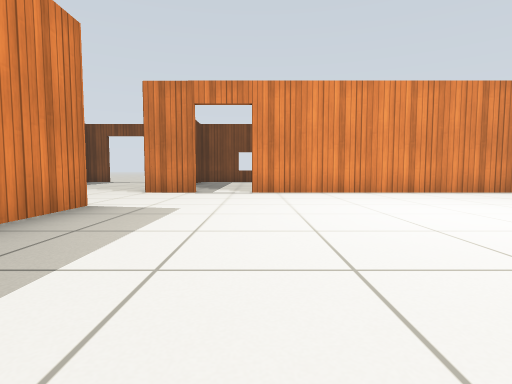
view 1 (above)

23 first-person views from a walk through a world built for the Gazebo simulator. The camera is 0.5 m above the floor, tilts 4° down and sees 80° across. The floor is counted in squares, 1 m on a side. Each view is taken from the middle of a square. On the plan, view 1 faces up. The plan holds only what a view shows up to about 9 squares ahead; the rest is blank. Gazebo's built-in surfaces are drawn with simple patterns.

view 2
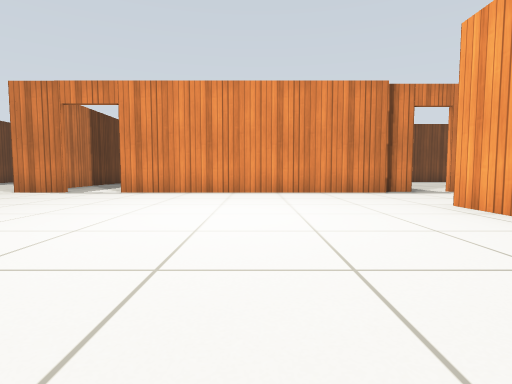

view 3
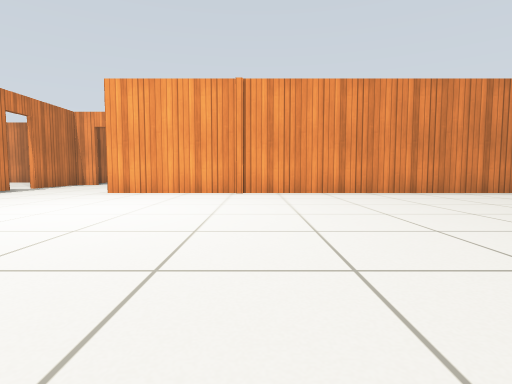

view 4
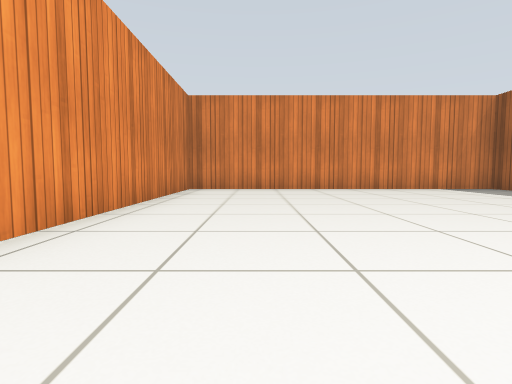

view 5
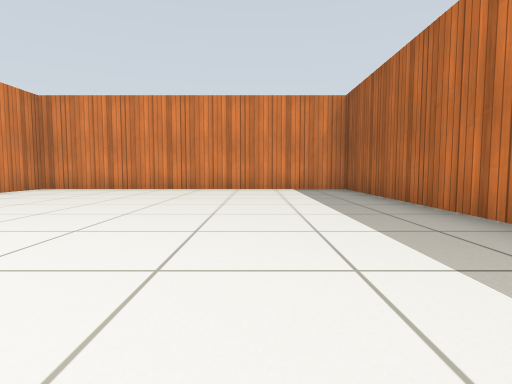

view 6
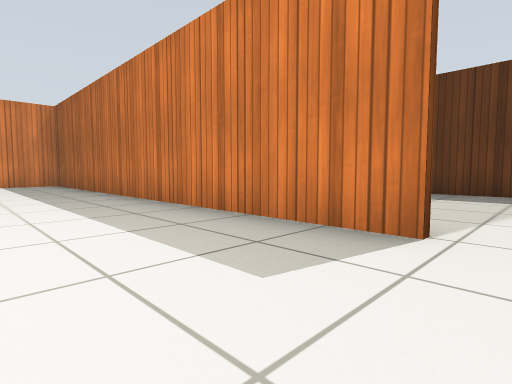

view 7
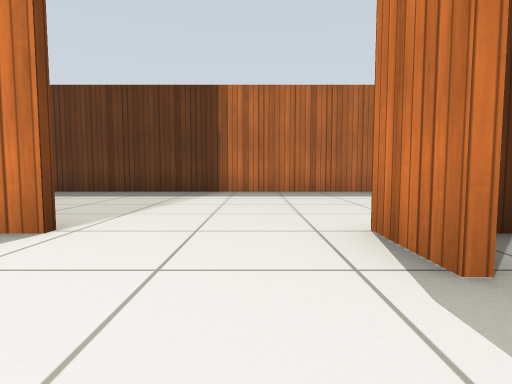

view 8
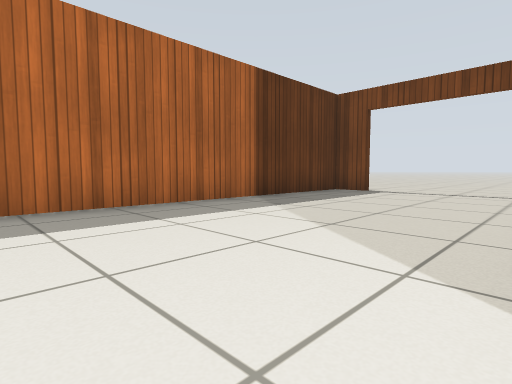

view 9
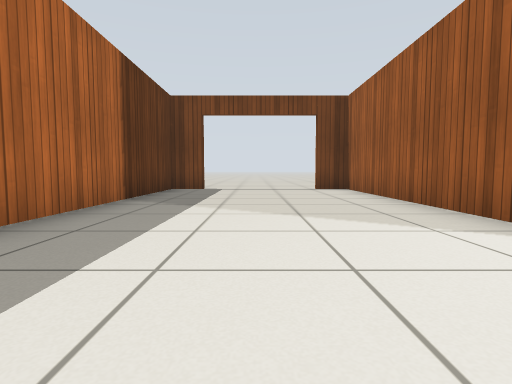

view 10
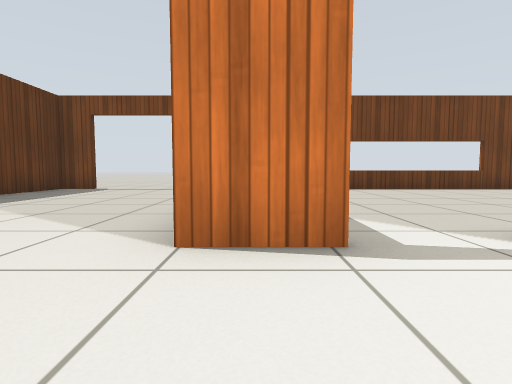

view 11
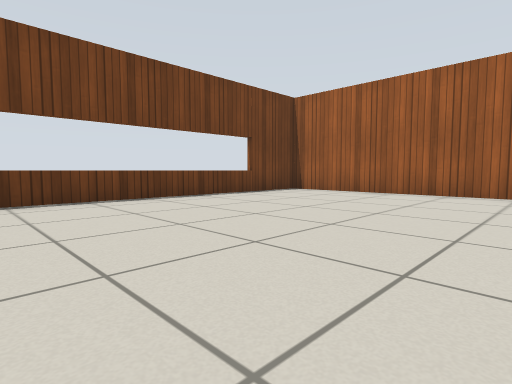

view 12
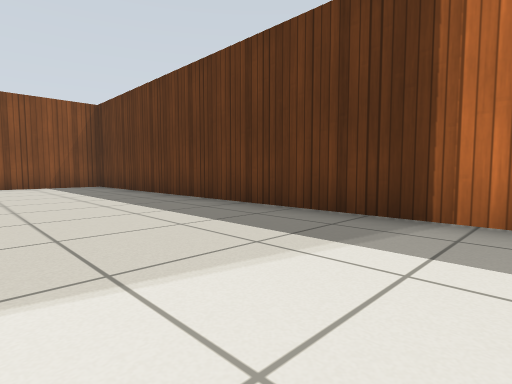

view 13
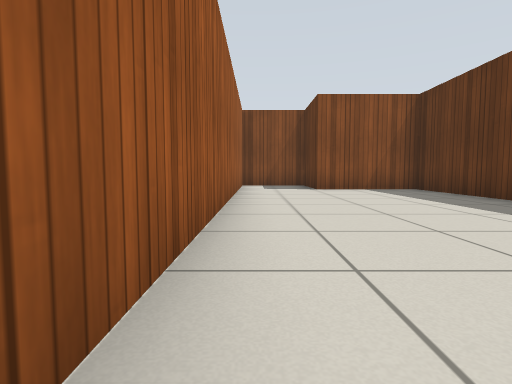

view 14
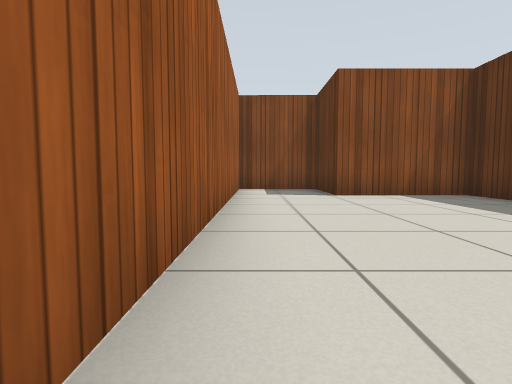

view 15
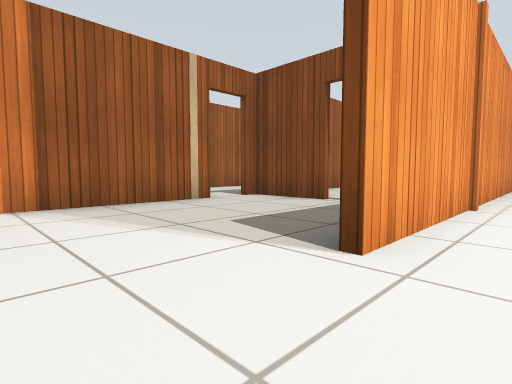

view 16
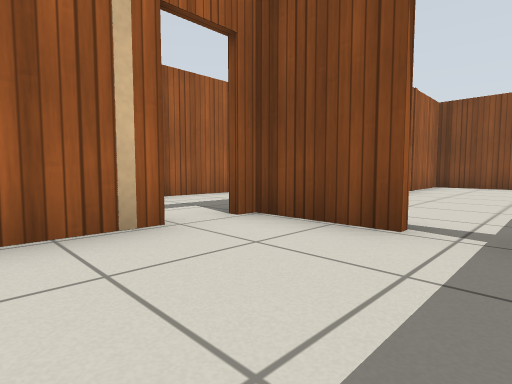

view 17
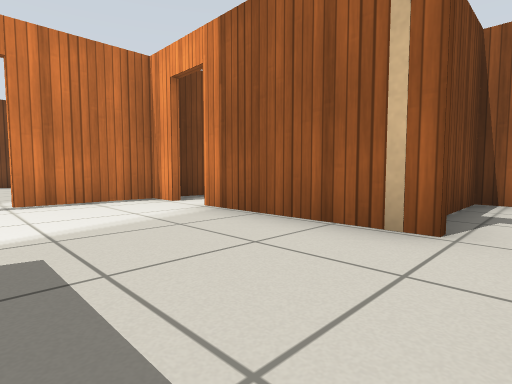

view 18
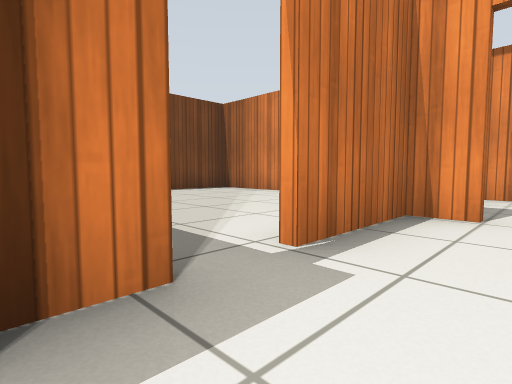

view 19
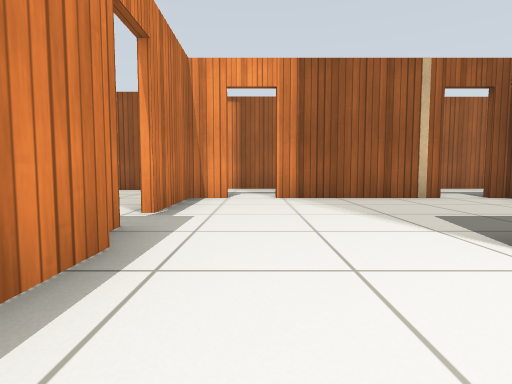

view 20
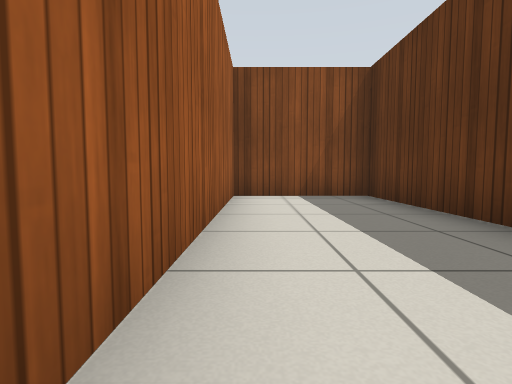

view 21
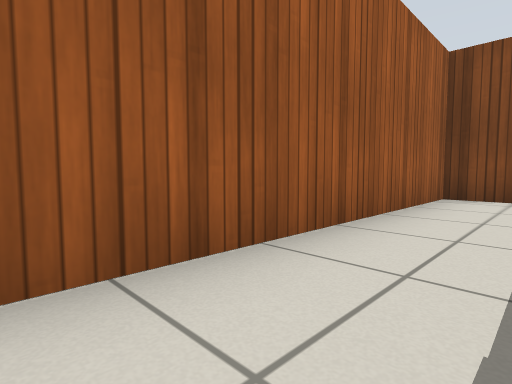

view 22
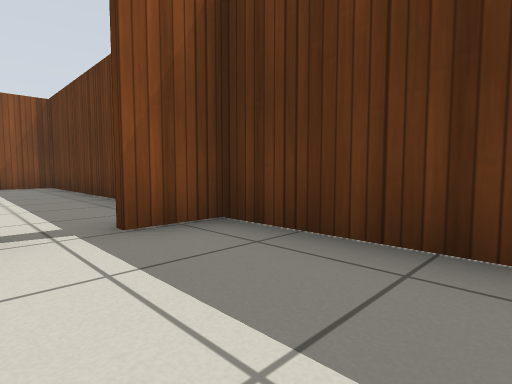

view 23
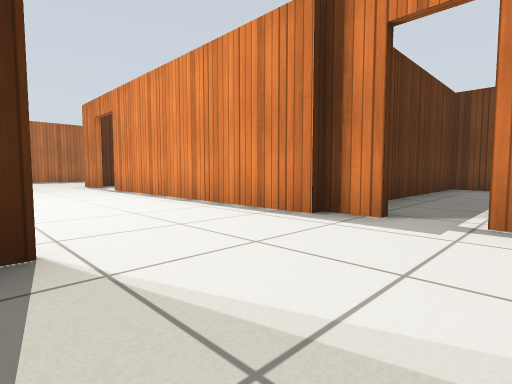

### Floor plan
Points are (right, up) in squares from view 1. A wall is a line through its corners. A room is listed if a view was taken in it or the views show most of it. See-through windows are left out.
Room 1 (views 1, 2, 3, 4, 5, 6, 7, 10, 15, 18, 19)
walls: (-2.4, 4.4) (-2.4, -6.4); (-1.4, 7) (-2.6, 7); (6, 7) (-0.1, 7); (6.8, 7.2) (5.9, 7.2); (5.8, -6.4) (5.8, 4.4); (-2.1, -6.3) (6.1, -6.3)
ways out: opening at (-2, 5.5) to room 2; open door at (-0.5, 7) to room 3; opening at (6, 5.5) to room 4
Room 2 (views 8, 9, 12, 13, 14)
walls: (-2.5, 7.9) (-2.5, 13.3) (-3.4, 13.3); (-7.3, 13.3) (-7.3, -4.1) (-4.6, -4.1) (-4.6, -6.3) (-2.1, -6.3); (-2.5, -6.4) (-2.5, 3.5)
ways out: opening at (-2, 5.5) to room 1; open door at (-5, 13)
Room 3 (view 11)
walls: (5.8, 8.5) (5.8, 13.4); (-2.4, 9.1) (-2.4, 7.9); (6.1, 13.3) (-0.6, 13.3)
ways out: open door at (-0.5, 7) to room 1
Room 4 (views 16, 17, 22, 23)
walls: (6, 4.4) (6, 1.4); (9.6, 2.5) (9.6, 5.8); (7.9, 1.4) (9.6, 1.4); (5.6, 1.4) (7, 1.4); (9.6, 7.2) (7.5, 7.2)
ways out: opening at (6, 5.5) to room 1; open door at (10, 2) to room 5; open door at (7, 7) to room 6; open door at (7.5, 1) to room 7; open door at (10, 6)
Room 5 (views 20, 21)
walls: (9.7, -0.5) (9.8, -4.1) (12.4, -4.1) (12.4, 2.9) (10.9, 2.9)
ways out: open door at (10, 2) to room 4
Room 6 (no view inside)
walls: (11.9, 8.9) (11.9, 13); (8.3, 13.3) (6.1, 13.3); (11.6, 13.3) (10.1, 13.3); (6, 13.4) (6, 9.1)
ways out: open door at (7, 7) to room 4
Room 7 (no view inside)
walls: (9.6, -2.2) (9.6, -1.4); (6, -1.5) (6, -6.4); (6.1, -6.3) (9.6, -6.3) (9.6, -4.1)
ways out: open door at (7.5, 1) to room 4

Positions as (right, up) in squares from view 1, and headings:
1: (0, 0), facing up
2: (3, 0), facing up
3: (-1, 1), facing right
4: (4, 2), facing down
5: (0, 2), facing down
6: (0, 5), facing down-left
7: (0, 6), facing left
8: (-3, 6), facing up-left
9: (-5, 5), facing up
10: (-2, 5), facing up
11: (-1, 8), facing up-right
12: (-4, 6), facing down-left
13: (-3, 4), facing down
14: (-3, 2), facing down
15: (5, 6), facing down-right
16: (7, 4), facing down-right
17: (7, 2), facing up-right
18: (6, 6), facing up-right
19: (4, 6), facing right
20: (12, 2), facing down
21: (11, 2), facing down-right
22: (8, 4), facing down-left
23: (8, 4), facing up-left
